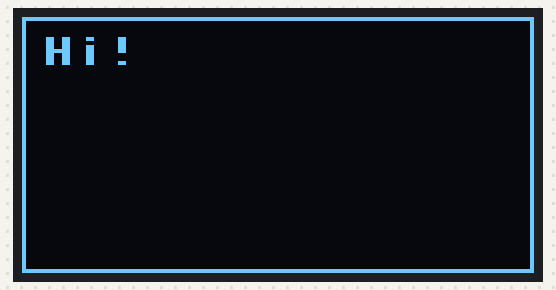
This program was run on a simulated MicroPython board. On the bench: 128×64 one-colour display. Library files of the repository ran but are not shown: ssd1306.py.

Above: at 0.1 s.

The program:

screen.py
```python
from machine import Pin, SPI
import ssd1306
import time

width = 128
height = 64

spi = SPI(0, baudrate=10_000_000, sck=Pin(18), mosi=Pin(19))

dc = Pin(16)
rst = Pin(20)
cs = Pin(17)

oled = ssd1306.SSD1306_SPI(width, height, spi, dc, rst, cs)

counter = 0

while True:
    oled.fill(0)

    oled.rect(0, 0, 128, 64, 1)
    oled.text("Hi!", 5, 5)
    oled.show()

    counter += 1
    time.sleep(1)
```
